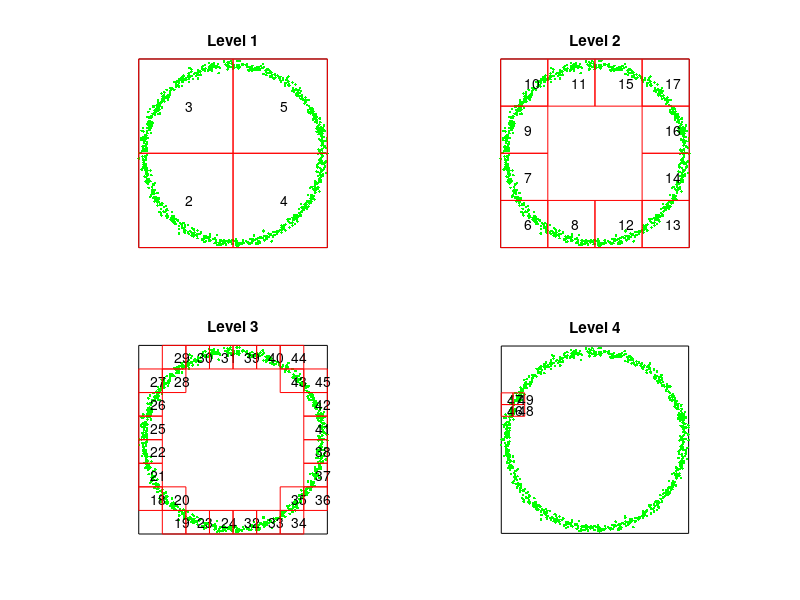

This chart was generated by the following MATLAB code:
function main_fmm_timing

clear
rng('default')
rng(0)

%%%%%%%%%%%%%%% Set the geometry.
flag_geo = 2;  % Set this parameter to 1, 2, or 3 to choose a geometry.
if (flag_geo == 1)
  nmax = 50;
  ntot = 3000;
  box_geom_root = [1,0.5,0.5];
  xx = [box_geom_root(2) + box_geom_root(1)*(rand(1,ntot)-0.5);...
        box_geom_root(3) + box_geom_root(1)*(rand(1,ntot)-0.5)];
elseif (flag_geo == 2)
  nmax = 50;
  ntot = 900;
  tt = 2*pi*rand(1,ntot);
  rr = 1 + 0.025*randn(1,ntot);
  xx = [rr.*cos(tt);...
        rr.*sin(tt)];
  x1min = min(xx(1,:));
  x1max = max(xx(1,:));
  x2min = min(xx(2,:));
  x2max = max(xx(2,:));
  len   = (1 + 1e-10)*max(x1max - x1min,x2max - x2min);
  box_geom_root = [len,0.5*(x1min+x1max),0.5*(x2min+x2max)];
elseif (flag_geo == 3)
  nside     = 80;
  nmax      = 50;
  ntot      = nside*nside;
  h         = 1/nside;
  [xx1,xx2] = meshgrid(linspace(0.5*h, 1 - 0.5*h, nside));
  xx        = [reshape(xx1,1,ntot);...
               reshape(xx2,1,ntot)];
  box_geom_root = [1,0.5,0.5];
end

%%%%%%%%%%%%%%%% Set various parameters
flag_precomp = 0;    % Determines whether to precompute the operators.
                     % (This applies _only_ to operators that depend on xx.)
flag_mode    = '11'; % This parameter specifies the type of the 
                     % charges and the sources.
                     %   flag_mode = '00'   monopoles given, potentials sought
                     %   flag_mode = '01'   monopoles given, fields sought
                     %   flag_mode = '10'   dipoles given,   potentials sought
                     %   flag_mode = '11'   dipoles given,   fields sought
p_fmm        = 30;   % The order of the multipole expansions used.
params       = ntot; % The total number of points.
fprintf(1,'======= FMM test code ==============\n')
fprintf(1,'ntot      = %d\n',ntot)
fprintf(1,'p_fmm     = %d\n',p_fmm)
fprintf(1,'nbox_max  = %d\n',nmax)
fprintf(1,'flag_mode = %s\n',flag_mode)

%%%%%%%%%%%%%%%%%%%%%%%%%%%%%%%%%%%%%%%%%%%%%%%%%%%%%%%%
%%% Perform the actual compression %%%%%%%%%%%%%%%%%%%%%
%%%%%%%%%%%%%%%%%%%%%%%%%%%%%%%%%%%%%%%%%%%%%%%%%%%%%%%%
tic
[NODES,T_OPS,indvec] = ...
     LOCAL_FMM01_init(xx,nmax,p_fmm,flag_precomp,flag_mode,params);
t_init = toc;
nlevels = NODES{2,size(NODES,2)};                               
fprintf(1,'t_init    = %0.2e (sec)\n',t_init)
mem1 = whos('NODES');
mem2 = whos('T_OPS');
mem  = mem1.bytes + mem2.bytes;
fprintf(1,'memory    = %0.2e (MB)\n',mem/(2^20))
fprintf(1,'nlevels   = %d\n',nlevels)

%%%%%%%%%%%%%%%%%%%%%%%%%%%%%%%%%%%%%%%%%%%%%%%%%%%%%%%%
%%% Set up and solve a test problem %%%%%%%%%%%%%%%%%%%%
%%%%%%%%%%%%%%%%%%%%%%%%%%%%%%%%%%%%%%%%%%%%%%%%%%%%%%%%
if (flag_mode(2) == '0') % Monopole charges.
  qq = randn(ntot,3);
elseif (flag_mode(2) == '1') % Dipole charges.
  qq = randn(ntot,3) + 1i*randn(ntot,3);
end
tic
uu = LOCAL_FMM01_apply(xx,NODES,T_OPS,indvec,qq,flag_precomp,flag_mode,params);
t_apply = toc;
fprintf(1,'t_apply   = %0.2e    (nrhs = %d)\n',t_apply,size(qq,2))

if (ntot <= 2000)
  A        = LOCAL_A_diag(xx,flag_mode,params);
  uu_exact = A*qq;
  if (flag_mode(1) == '0')
    uu_exact = real(uu_exact);
  end
  fprintf(1,'Error     = %0.7e (relative error, full comparison)\n',norm(uu_exact-uu)/norm(uu_exact))
else
  n_samp = 20;
  [~,ind_samp] = sort(rand(1,ntot));
  ind_samp = ind_samp(1:n_samp);
  uu_exact = LOCAL_applyrows(xx,flag_mode,params,ind_samp,qq);
  fprintf(1,'Error     = %0.7e  (relative error, sampled)\n',norm(uu(ind_samp,:) - uu_exact)/norm(uu_exact))
end

%%%%%%%%%%%%%%%%%%%%%%%%%%%%%%%%%%%%%%%%%%%%%%%%%%%%%%%%
%%% Display data in various ways %%%%%%%%%%%%%%%%%%%%%%%
%%%%%%%%%%%%%%%%%%%%%%%%%%%%%%%%%%%%%%%%%%%%%%%%%%%%%%%%

% Graphically give the locations and numbers of various boxes.
LOCAL_draw_boxes(NODES,xx,box_geom_root);

% Print various lists.
lists_to_be_printed = 3:4;
LOCAL_print_lists(NODES,lists_to_be_printed)

return

%%%%%%%%%%%%%%%%%%%%%%%%%%%%%%%%%%%%%%%%%%%%%%%%%%%%%%%%%%%%%%%%%%%%%%%%%%%

function [NODES,T_OPS,indvec] = LOCAL_FMM01_init(xx_orig,nmax,p_fmm,flag_precomp,flag_mode,params)

%%% Construct a root box.
x1max = max(max(xx_orig(1,:)));
x1min = min(min(xx_orig(1,:)));
x2max = max(max(xx_orig(2,:)));
x2min = min(min(xx_orig(2,:)));
len   = (1 + 1e-10)*max(x1max - x1min, x2max - x2min);
box_geom_root    = zeros(1,3);
box_geom_root(1) = len;
box_geom_root(2) = 0.5*(x1min + x1max);
box_geom_root(3) = 0.5*(x2min + x2max);

%%%%%%%%%%%%%%%%%%%%%%%%%%%%%%%%%%%%%%%%%%%%%%%
% STEP 1: Set up a tree structure.
%%%%%%%%%%%%%%%%%%%%%%%%%%%%%%%%%%%%%%%%%%%%%%%
[NODES,nlevels,indvec] = LOCAL_get_tree(xx_orig,box_geom_root,nmax);
nboxes                 = size(NODES,2);
xx                     = xx_orig(:,indvec);

%%%%%%%%%%%%%%%%%%%%%%%%%%%%%%%%%%%%%%%%%%%%%%%%%%%%%%%%
% Step 2: Create the interaction lists.
%%%%%%%%%%%%%%%%%%%%%%%%%%%%%%%%%%%%%%%%%%%%%%%%%%%%%%%%

% Construct a list "leaf_list" of all childless boxes.
leaf_list  = zeros(1,nboxes);
ileaf      = 0;
for ibox = 1:nboxes
  if (length(NODES{04,ibox}) == 0)
    ileaf = ileaf+1;
    leaf_list(ileaf) = ibox;
  end
end
nleaf = ileaf;
leaf_list = leaf_list(1:nleaf);

% Initialize all lists.
for ibox = 1:nboxes
  for ilist = 10:2:18
    NODES{ilist,ibox} = [];
  end
end

% Create lists 2 and 5
for ibox = 2:nboxes
  lside          = NODES{1,ibox}(1);
  x1c            = NODES{1,ibox}(2);
  x2c            = NODES{1,ibox}(3);
  ifath          = NODES{3,ibox};
  fath_coll_list = [NODES{18,ifath},ifath];
  for ifathcoll = fath_coll_list
    for jbox = NODES{04,ifathcoll}
      if ~(ibox == jbox)
        y1c  = NODES{1,jbox}(2);
        y2c  = NODES{1,jbox}(3);
        dist = sqrt((y1c-x1c)*(y1c-x1c) + (y2c-x2c)*(y2c-x2c));
        if (dist < (1.9*lside))
          % jbox is a colleague of ibox
          NODES{18,ibox} = [NODES{18,ibox},jbox];
        else
          NODES{12,ibox} = [NODES{12,ibox},jbox];
        end
      end
    end
  end
end

% Create lists 1 and 3
for ibox = 2:nboxes
  ibox_geom = NODES{1,ibox};
  list1   = [];
  list3   = [];
  if (length(NODES{04,ibox}) == 0)
    for jbox = NODES{18,ibox}
      [list1_fromjbox,list3_fromjbox] = LOCAL_get_list1_and_list3(NODES,ibox_geom,jbox,xx);
      list1 = [list1,list1_fromjbox];
      list3 = [list3,list3_fromjbox];
    end
  end
  NODES{10,ibox} = list1;
  NODES{14,ibox} = list3;
end

% At this point, NODES{10,ibox} lists only touching boxes at the same
% or finer levels as ibox. We next add the missing boxes.
for ibox = 2:nboxes
  for jbox = NODES{10,ibox}
    lside_ibox = NODES{1,ibox}(1);
    lside_jbox = NODES{1,jbox}(1);
    if ((lside_ibox / lside_jbox) > 1.0001)
      NODES{10,jbox} = [NODES{10,jbox},ibox];
    end
  end
end

% Create list 4.
% It is the dual of list 3.
for ibox = 2:nboxes
  for jbox = NODES{14,ibox}
    NODES{16,jbox} = [NODES{16,jbox},ibox];
  end
end

%%%%%%%%%%%%%%%%%%%%%%%%%%%%%%%%%%%%%%%%%%%%%%%%%%%%%%%%%%%%%%%
% Step 3: Construct the translation operators
%%%%%%%%%%%%%%%%%%%%%%%%%%%%%%%%%%%%%%%%%%%%%%%%%%%%%%%%%%%%%%%

T_OPS = LOCAL_construct_translationops(box_geom_root,nlevels,p_fmm);

%%%%%%%%%%%%%%%%%%%%%%%%%%%%%%%%%%%%%%%%%%%%%%%%%%%%%%%%%%%%%%%
% Step 4: Construct the "FMM data" (if requested)
%%%%%%%%%%%%%%%%%%%%%%%%%%%%%%%%%%%%%%%%%%%%%%%%%%%%%%%%%%%%%%%

if (flag_precomp == 1)
    
  % Construct all matrices required for leaf interactions:
  %    - The self-interaction matrix.
  %    - T_ofs
  %    - T_tfi
  for ibox = 1:nboxes
    if (length(NODES{04,ibox}) == 0)
      ind            = NODES{06,ibox} - 1 + (1:NODES{07,ibox});
      box_geom       = NODES{1,ibox};
      xx_loc         = xx(:,ind);
      NODES{40,ibox} = LOCAL_A_diag(xx(:,ind),flag_mode,params);
      NODES{46,ibox} = LOCAL_T_ofs(box_geom,p_fmm,xx_loc,flag_mode);
      NODES{47,ibox} = LOCAL_T_tfi(xx_loc,box_geom,p_fmm,flag_mode);
    end
  end

  % Create the matrices for list 1.
  for ibox = 1:nboxes
    if (length(NODES{10,ibox}) > 0)
      J_trg = NODES{06,ibox} - 1 + (1:NODES{07,ibox});
      for j = 1:length(NODES{10,ibox})
        jbox              = NODES{10,ibox}(j);
        J_src             = NODES{06,jbox} - 1 + (1:NODES{07,jbox});
        NODES{41,ibox}{j} = LOCAL_A_offd(xx(:,J_trg),xx(:,J_src),flag_mode,params);
      end
    end
  end
  
  % Create the matrices for list 3.
  for ibox = 1:nboxes
    if (length(NODES{14,ibox}) > 0)
      J_trg  = NODES{06,ibox} - 1 + (1:NODES{07,ibox});
      xx_trg = xx(:,J_trg);
      for j = 1:length(NODES{14,ibox})
        jbox              = NODES{14,ibox}(j);
        box_geom_src      = NODES{1,jbox};
        NODES{43,ibox}{j} = LOCAL_T_tfo(xx_trg,box_geom_src,p_fmm,flag_mode);
      end
    end
  end

  % Create the matrices for list 4.
  for ibox = 1:nboxes
    if (length(NODES{16,ibox}) > 0)
      box_geom_trg = NODES{1,ibox};
      for j = 1:length(NODES{16,ibox})
        jbox   = NODES{16,ibox}(j);
        J_src  = NODES{06,jbox} - 1 + (1:NODES{07,jbox});
        xx_src = xx(:,J_src);
        NODES{44,ibox}{j} = LOCAL_T_ifs(box_geom_trg,p_fmm,xx_src,flag_mode);
      end
    end
  end

end

return

%%%%%%%%%%%%%%%%%%%%%%%%%%%%%%%%%%%%%%%%%%%%%%%%%%%%%%%%
% Auxiliary functions
%%%%%%%%%%%%%%%%%%%%%%%%%%%%%%%%%%%%%%%%%%%%%%%%%%%%%%%%

function [list1,list3] = LOCAL_get_list1_and_list3(NODES,ibox_geom,jbox,xx)

lside_i = ibox_geom(1);
lside_j = NODES{1,jbox}(1);

lsep    = max(abs(NODES{1,jbox}(2)-ibox_geom(2)),abs(NODES{1,jbox}(3)-ibox_geom(3)));
          
is_touching  = (lsep < 0.50001*(lside_i + lside_j));
has_children = (length(NODES{04,jbox})>0);

if ~is_touching
  list1 = [];
  list3 = [jbox];
else
  if ~has_children
    list1 = [jbox];
    list3 = [];
  else
    list1 = [];
    list3 = [];
    for kbox = NODES{04,jbox}
      [list1_fromk,list3_fromk] = LOCAL_get_list1_and_list3(NODES,ibox_geom,kbox,xx);
      list1 = [list1,list1_fromk];
      list3 = [list3,list3_fromk];
    end
  end
end

return

%%%%%%%%%%%%%%%%%%%%%%%%%%%%%%%%%%%%%%%%%%%%%%%%%%%%%%%%%%%%%%%%%%%%%%%%%%%%%%%

function [NODES,nlevels,indvec] = LOCAL_get_tree(xx,box_geom,nmax)

ntot = size(xx,2);
len  = box_geom(1);
x1c  = box_geom(2);
x2c  = box_geom(3);


% BOXES is a temporary work array for setting up the tree-structure
BOXES       = zeros(18,100);
lenBOXES    = 100;
BOXES( 1,1) = NaN;
BOXES( 2,1) = 0;
BOXES( 3,1) = NaN;
BOXES( 6,1) = 1;
BOXES( 7,1) = ntot;
BOXES(10,1) = NaN;
BOXES(11,1) = x1c - 0.5*len;
BOXES(12,1) = x1c + 0.5*len;
BOXES(13,1) = x2c - 0.5*len;
BOXES(14,1) = x2c + 0.5*len;
BOXES(15,1) = -1;
BOXES(16,1) = -1;
BOXES(17,1) = -1;
BOXES(18,1) = -1;

indvec = 1:ntot;

% Create the tree structure by quartering any
% box that holds more than nmax nodes.
%
% We create the boxes one level at a time.
% The following loop is over LEVELS.
ibox_last  = 0;
ibox_new   = 1;
ilevel     = 0;
while (ibox_new > ibox_last)

  ibox_first = ibox_last+1;
  ibox_last  = ibox_new;
  ilevel     = ilevel+1;
  
  % Loop over all boxes on the level that was last created.
  % All newly created boxes are temporarily stored in the array TMPBOXES.
  for ibox = ibox_first:ibox_last
    
    % If ibox holds more than nmax nodes, it will be partitioned.
    if (BOXES(07,ibox) > nmax) 

      qfirst = BOXES(06,ibox);
      x1min  = BOXES(11,ibox);
      x1max  = BOXES(12,ibox);
      x2min  = BOXES(13,ibox);
      x2max  = BOXES(14,ibox);
      x1half = (x1min + x1max)/2;
      x2half = (x2min + x2max)/2;
      J      = qfirst - 1 + (1:BOXES(07,ibox));
      indloc = indvec(J);
      J_sw   = find( (xx(1,indloc) <= x1half) .* (xx(2,indloc) <= x2half) );
      J_nw   = find( (xx(1,indloc) <= x1half) .* (xx(2,indloc) >  x2half) );
      J_se   = find( (xx(1,indloc) >  x1half) .* (xx(2,indloc) <= x2half) );
      J_ne   = find( (xx(1,indloc) >  x1half) .* (xx(2,indloc) >  x2half) );
           
      indvec(J) = [indloc(J_sw),indloc(J_nw),indloc(J_se),indloc(J_ne)];
      
      npart_added = 0;
      % If there is not enough space to save the 4 children in
      % the array BOXES, then double the size of BOXES.
      if ((ibox_new + 4) > lenBOXES)
        BOXES  = [BOXES,zeros(size(BOXES,1),4+size(BOXES,2))];
        lenBOXES = size(BOXES,2);
      end
      if ~isempty(J_sw)
        ibox_new = ibox_new + 1;
        n_sw = length(J_sw);
        BOXES(:,ibox_new) = [NaN,ilevel,ibox,NaN,NaN,qfirst+npart_added,...
                             n_sw,NaN,NaN,NaN,x1min,x1half,x2min,x2half,...
                             -1,-1,-1,-1]';
        BOXES(15,ibox) = ibox_new;
        npart_added = npart_added + n_sw;
      end
      if ~isempty(J_nw)
        ibox_new = ibox_new + 1;
        n_nw = length(J_nw);
        BOXES(:,ibox_new) = [NaN,ilevel,ibox,NaN,NaN,qfirst+npart_added,...
                             n_nw,NaN,NaN,NaN,x1min,x1half,x2half,x2max,...
                             -1,-1,-1,-1]';
        BOXES(16,ibox) = ibox_new;
        npart_added = npart_added + n_nw;
      end
      if ~isempty(J_se)
        ibox_new = ibox_new + 1;
        n_se = length(J_se);
        BOXES(:,ibox_new) = [NaN,ilevel,ibox,NaN,NaN,qfirst+npart_added,...
                             n_se,NaN,NaN,NaN,x1half,x1max,x2min,x2half,...
                             -1,-1,-1,-1]';

        BOXES(17,ibox) = ibox_new;
        npart_added = npart_added + n_se;
      end
      if ~isempty(J_ne)
        ibox_new = ibox_new + 1;
        n_ne = length(J_ne);
        BOXES(:,ibox_new) = [NaN,ilevel,ibox,NaN,NaN,qfirst+npart_added,...
                             n_ne,NaN,NaN,NaN,x1half,x1max,x2half,x2max,...
                             -1,-1,-1,-1]';
        BOXES(18,ibox) = ibox_new;
        npart_added = npart_added + n_ne;
      end
    
    end
    
  end
  
end

nlevels = ilevel - 1;

% Let nboxes denote the number of boxes created,
% create the object NODES which will hold all
% relevant information, and transfer the 
% information in BOXES to NODES.
% We also delete the object BOXES.
nboxes  = ibox_new;
NODES = cell(45,nboxes);
for ibox = 1:nboxes
  NODES{01,ibox} = [     BOXES(12,ibox)-BOXES(11,ibox),...
                    0.5*(BOXES(11,ibox)+BOXES(12,ibox)),...
                    0.5*(BOXES(13,ibox)+BOXES(14,ibox))];
  NODES{02,ibox} = BOXES(02,ibox);
  NODES{03,ibox} = BOXES(03,ibox);
  NODES{04,ibox} = [];
  for j = 15:18
    if (BOXES(j,ibox) > 0)
      NODES{04,ibox} = [NODES{04,ibox},BOXES(j,ibox)];
    end
  end
  NODES{06,ibox} = BOXES(06,ibox);
  NODES{07,ibox} = BOXES(07,ibox);
end


return

%%%%%%%%%%%%%%%%%%%%%%%%%%%%%%%%%%%%%%%%%%%%%%%%%%%%%%%%%%%%%%%%%%%%%%%%%%%%%%%%%%%%%%%%%%%%%%%%%%%%%%%%

function T_OPS = LOCAL_construct_translationops(box_geom_root,nlevels,p_fmm)

T_OPS = cell(3,nlevels);

for ilevel = 1:nlevels
    
  a_loc = box_geom_root(1)/(2^ilevel);
  
  % Construct the out-from-out and in-from-in operators
  T_OPS{1,ilevel}    = cell(1,4);
  T_OPS{3,ilevel}    = cell(1,4);
  box_geom_dad       = [    a_loc,           0,           0];
  box_geom_son1      = [0.5*a_loc, -0.25*a_loc, -0.25*a_loc];
  box_geom_son2      = [0.5*a_loc, -0.25*a_loc,  0.25*a_loc];
  box_geom_son3      = [0.5*a_loc,  0.25*a_loc, -0.25*a_loc];
  box_geom_son4      = [0.5*a_loc,  0.25*a_loc,  0.25*a_loc];
  T_OPS{1,ilevel}{1} = LOCAL_T_ofo(box_geom_dad,box_geom_son1,p_fmm);
  T_OPS{1,ilevel}{2} = LOCAL_T_ofo(box_geom_dad,box_geom_son2,p_fmm);
  T_OPS{1,ilevel}{3} = LOCAL_T_ofo(box_geom_dad,box_geom_son3,p_fmm);
  T_OPS{1,ilevel}{4} = LOCAL_T_ofo(box_geom_dad,box_geom_son4,p_fmm);
  T_OPS{3,ilevel}{1} = LOCAL_T_ifi(box_geom_son1,box_geom_dad,p_fmm);
  T_OPS{3,ilevel}{2} = LOCAL_T_ifi(box_geom_son2,box_geom_dad,p_fmm);
  T_OPS{3,ilevel}{3} = LOCAL_T_ifi(box_geom_son3,box_geom_dad,p_fmm);
  T_OPS{3,ilevel}{4} = LOCAL_T_ifi(box_geom_son4,box_geom_dad,p_fmm);

  % Construct the translation operators (the ones associated with "list 2")
  T_OPS{2,ilevel} = cell(1,49);
  box_geom_trg    = a_loc*[1,0,0];
  for i1 = (-3):3
    for i2 = (-3):3
      if (max(abs(i1),abs(i2)) >= 2)
        box_geom_src          = a_loc*[1,i1,i2];
        i_nr                  = (i1+3)*7 + i2 + 4; 
        T_OPS{2,ilevel}{i_nr} = LOCAL_T_ifo(box_geom_trg,box_geom_src,p_fmm);
      end
    end
  end

end

return

%%%%%%%%%%%%%%%%%%%%%%%%%%%%%%%%%%%%%%%%%%%%%%%%%%%%%%%%%%%%%%%%%%%%%%%%%%%%%%%%%%%%%%%%%%%%%%%%%%%

function T = LOCAL_T_ofs(box_geom_src,p_fmm,xxsrc,flag_mode)

if (nargin == 3)
  flag_mode = '00';
end

nsrc = size(xxsrc,2);
dd   = ones(p_fmm,1)*((xxsrc(1,:)-box_geom_src(2)) + 1i*(xxsrc(2,:) - box_geom_src(3)));
PP   = ((1:p_fmm)')*ones(1,nsrc);

if (flag_mode(2) == '0')      % The sources are monopoles.

  T = [ ones(1,nsrc); -(1./PP).*(dd.^PP)];
  
elseif (flag_mode(2) == '1')  % The sources are dipoles.
   
  T = [ zeros(1,nsrc); dd.^(PP-1)];
  
else
    
  fprintf(1,'Error in LOCAL_T_ofs: This mode not implemented.\n')
  keyboard
  
end

return

%%%%%%%%%%%%%%%%%%%%%%%%%%%%%%%%%%%%%%%%%%%%%%%%%%%%%%%%%%%%%%%%%%%%%%%%%%%%%%%%%%%%%%%%%%%%%%%%%%%

function T = LOCAL_T_tfi(xxtrg,box_geom,p_fmm,flag_mode)

if (nargin == 3)
  flag_mode = '00';
end

ntrg = size(xxtrg,2);

if (flag_mode(1) == '0')

  dd = ((xxtrg(1,:)-box_geom(2)) + 1i*(xxtrg(2,:) - box_geom(3))).' * ones(1,p_fmm);
  PP = ones(ntrg,1)*(1:p_fmm);
  T  = [ones(ntrg,1),dd.^PP];

elseif (flag_mode(1) == '1')
    
  dd = ((xxtrg(1,:)-box_geom(2)) + 1i*(xxtrg(2,:) - box_geom(3))).' * ones(1,p_fmm-1);
  PP = ones(ntrg,1)*(1:(p_fmm-1));
  T  = [zeros(ntrg,1),ones(ntrg,1),(dd.^PP).*(ones(ntrg,1)*(2:p_fmm))];
    
else
    
  fprintf(1,'Error in LOCAL_T_ofs: This mode not implemented.\n')
  keyboard
  
end

return

%%%%%%%%%%%%%%%%%%%%%%%%%%%%%%%%%%%%%%%%%%%%%%%%%%%%%%%%%%%%%%%%%%%%%%%%%%%%%%%%%%%%%%%%%%%%%%%%%%%

function T = LOCAL_T_tfo(xxtrg,box_geom,p_fmm,flag_mode)

if (nargin == 3)
  flag_mode = '00';
end

ntrg = size(xxtrg,2);
PP   = ones(ntrg,1)*(1:p_fmm);
dd   = ((xxtrg(1,:)-box_geom(2)) + 1i*(xxtrg(2,:)-box_geom(3))).';

if (flag_mode(1) == '0')

  T  = [log(dd), 1./((dd*ones(1,p_fmm)).^PP)];
  
elseif (flag_mode(1) == '1')
    
  T  = [1./dd, -PP./((dd*ones(1,p_fmm)).^(PP+1))];
    
else
    
  fprintf(1,'Error in LOCAL_T_ofs: This mode not implemented.\n')
  keyboard
  
end

return
%%%%%%%%%%%%%%%%%%%%%%%%%%%%%%%%%%%%%%%%%%%%%%%%%%%%%%%%%%%%%%%%%%%%%%%%%%%%%%%%%%%%%%%%%%%%%%%%%%%

function T = LOCAL_T_ifs(box_geom_trg,p_fmm,xxsrc,flag_mode)

if (nargin == 3)
  flag_mode = '00';
end

nsrc = size(xxsrc,2);

if (flag_mode(2) == '0')

  T = zeros(p_fmm+1,nsrc);
  dd            = (xxsrc(1,:) - box_geom_trg(2)) + 1i*(xxsrc(2,:)-box_geom_trg(3));
  PP               = ((1:p_fmm)')*ones(1,nsrc);
  T = [log(-dd); -1./(PP.*((ones(p_fmm,1)*dd).^PP))];
  
elseif (flag_mode(2) == '1')
    
  dd = ones(p_fmm+1,1) * ((xxsrc(1,:) - box_geom_trg(2)) + 1i*(xxsrc(2,:)-box_geom_trg(3)));
  PP = ((0:p_fmm)')*ones(1,nsrc);
  T  = -1./(dd.^(PP+1));
  
else
    
  fprintf(1,'Error in LOCAL_T_ofs: This mode not implemented.\n')
  keyboard

end

return

%%%%%%%%%%%%%%%%%%%%%%%%%%%%%%%%%%%%%%%%%%%%%%%%%%%%%%%%%%%%%%%%%%%%%%%%%%%%%%%%%%%%%%%%%%%%%%%%%%%

function T = LOCAL_T_ofo(box_geom_dad,box_geom_son,p_fmm)

cdad1  = box_geom_dad(2);
cdad2  = box_geom_dad(3);

cson1  = box_geom_son(2);
cson2  = box_geom_son(3);

dd     = (cson1-cdad1) + 1i*(cson2-cdad2);

[jj,ii] = meshgrid(0:(p_fmm-1));
X       = tril(dd.^max(ii-jj,0));
Y       = LOCAL_binomial(ii,min(ii,jj));
i_vec   = (1:p_fmm)';
t_vec   = -(1./i_vec).*(dd.^i_vec);
T       = [1,     zeros(1,p_fmm);...
           t_vec, X.*Y];

return

%%%%%%%%%%%%%%%%%%%%%%%%%%%%%%%%%%%%%%%%%%%%%%%%%%%%%%%%%%%%%%%%%%%%%%%%%%%%%%%%%%%%%%%%%%%%%%%%%%%

function T = LOCAL_T_ifi(box_geom_son,box_geom_dad,p_fmm)

cdad1  = box_geom_dad(2);
cdad2  = box_geom_dad(3);

cson1  = box_geom_son(2);
cson2  = box_geom_son(3);

dd      = (cson1-cdad1) + 1i*(cson2-cdad2);
[jj,ii] = meshgrid(0:p_fmm);
X       = triu(dd.^max(jj-ii,0));
Y       = LOCAL_binomial(jj,min(ii,jj));
T       = X.*Y;

return

%%%%%%%%%%%%%%%%%%%%%%%%%%%%%%%%%%%%%%%%%%%%%%%%%%%%%%%%%%%%%%%%%%%%%%%%%%%%%%%%%%%%%%%%%%%%%%%%%%%

function T = LOCAL_T_ifo(box_geom_trg,box_geom_src,p_fmm)

ct1  = box_geom_trg(2);
ct2  = box_geom_trg(3);

cs1  = box_geom_src(2);
cs2  = box_geom_src(3);

T    = ones(p_fmm+1,p_fmm+1);
dd   = (cs1-ct1) + 1i*(cs2-ct2);

% Construct the 1-1-element.
T(1,1) = log(-dd);

% Construct the top row;
jj = 1:p_fmm;
T(1,2:(p_fmm+1)) = ((-1).^jj)./((dd*ones(1,p_fmm)).^jj);

% Construct the left-most diagonal. 
ii = (1:p_fmm)';
T(2:(p_fmm+1),1) = -1./(ii.*((dd*ones(p_fmm,1)).^ii));

% Construct the "bulk" of the matrix
[JJ,II] = meshgrid(1:p_fmm);
T(2:(p_fmm+1),2:(p_fmm+1)) = ((-1).^JJ) .* LOCAL_binomial(II+JJ-1,JJ-1) .* (1./((dd*ones(p_fmm,p_fmm)).^(II+JJ)));

return

%%%%%%%%%%%%%%%%%%%%%%%%%%%%%%%%%%%%%%%%%%%%%%%%%%%%%%%%%%%%%%%%%%%%%%%%%%%%%%%%%%%%%%%%%%%%%%%%%%%

function c = LOCAL_binomial(n, k)

nk = [n(:); k(:)];
c = exp(gammaln(n+1) - gammaln(k+1) - gammaln(n-k+1));  % binomial coefficient
i = n == floor(n + .5) & k == floor(k + .5);
c(i) = floor(c(i) + .5);                                % number of combinations

return

%%%%%%%%%%%%%%%%%%%%%%%%%%%%%%%%%%%%%%%%%%%%%%%%%%%%%%%%%%%%%%%%%%%%%%%%%%%%%%%%%%%%%%%%%%%%%%%%%%%

%%%%%%%%%%%%%%%%%%%%%%%%%%%%%%%%%%%%%%%%%%%%%%%%%%%%%%%%%%%%%%%%%%%%%%%%%%%%%%%%%%%%%%%%%%%%%%%%%%%%%%%%

function A = LOCAL_A_offd(xxtrg,xxsrc,flag_mode,params)

ntrg   = size(xxtrg,2);
nsrc   = size(xxsrc,2);
zztrg  = xxtrg(1,:) + 1i*xxtrg(2,:);
zzsrc  = xxsrc(1,:) + 1i*xxsrc(2,:);
dd     = zztrg.' * ones(1,nsrc) - ones(ntrg,1)*zzsrc;

if (flag_mode == '00')

  ddsq = dd.*conj(dd);
  A    = 0.5*log(ddsq);
  
elseif (flag_mode == '01')
    
  A    = 1./dd;

elseif (flag_mode == '10')
    
  A    = 1./dd;

elseif (flag_mode == '11')
    
  A    = -1./(dd.*dd);

else
    
  fprintf(1,'ERROR in LOCAL_A_offd: This choice of "flag_mode" is not implemented.\n')
  keyboard
  
end

return

%%%%%%%%%%%%%%%%%%%%%%%%%%%%%%%%%%%%%%%%%%%%%%%%%%%%%%%%%%%%%%%%%%%%%%%%%%%%%

function A = LOCAL_A_diag(xx,flag_mode,params)

nloc = size(xx,2);
xxs  = ones(nloc,1)*(xx(1,:) + 1i * xx(2,:));
xxt  = (xx(1,:) + 1i * xx(2,:)).' * ones(1,nloc);
dd   = xxt - xxs + eye(nloc);

if (flag_mode == '00')

  ddsq = dd.*conj(dd);
  A    = 0.5*log(ddsq);
  for j = 1:nloc
    A(j,j) = 0;
  end

elseif (flag_mode == '01')
    
  A = 1./dd;
  for j = 1:nloc
    A(j,j) = 0;
  end
  
elseif (flag_mode == '10')
    
  A = 1./dd;
  for j = 1:nloc
    A(j,j) = 0;
  end
  
elseif (flag_mode == '11')
    
  A = -1./(dd.*dd);
  for j = 1:nloc
    A(j,j) = 0;
  end
  
else
    
  fprintf(1,'Error in LOCAL_A_diag - option not implemented.\n')
  keyboard
  
end

return

%%%%%%%%%%%%%%%%%%%%%%%%%%%%%%%%%%%%%%%%%%%%%%%%%%%%%%%%%%%%%%%%%%%%%%%%%%%

function uu_orig = LOCAL_FMM01_apply(xx_orig,NODES,T_OPS,indvec,qq_orig,flag_precomp,flag_mode,params)

p_fmm = size(T_OPS{2,1}{1},1)-1;

xx = xx_orig(:,indvec);
qq = qq_orig(indvec,:);

nboxes = size(NODES,2);
ntot   = size(qq,1);
nrhs   = size(qq,2);
uu     = zeros(ntot,nrhs);
t_vec  = zeros(1,9);

% Initialize the temporary fields.
FIELDS = cell(4,nboxes);
for ibox = 1:nboxes
  FIELDS{2,ibox} = zeros(p_fmm+1,nrhs);
  FIELDS{4,ibox} = zeros(p_fmm+1,nrhs);
end

% Apply all T_ofs
t1 = toc;
for ibox = 1:nboxes
  if (length(NODES{04,ibox}) == 0)
    ind      = NODES{06,ibox} - 1 + (1:NODES{07,ibox});
    if (flag_precomp == 0)
      box_geom = NODES{1,ibox};
      xx_src   = xx(:,ind);
      T_ofs    = LOCAL_T_ofs(box_geom,p_fmm,xx_src,flag_mode);
      FIELDS{2,ibox} = T_ofs*qq(ind,:);
    else
      FIELDS{2,ibox} = NODES{46,ibox}*qq(ind,:);
    end
  end
end
t_vec(1) = toc-t1;

% Upwards pass.
t1 = toc;
for ibox = nboxes:(-1):2
  if (length(NODES{04,ibox}) > 0)
    for ison = NODES{04,ibox}
      ilevel         = NODES{02,ibox};
      i_location     = LOCAL_which_son(NODES,ibox,ison); % i_location codifies the relative locations of ibox and ison.
      FIELDS{2,ibox} = FIELDS{2,ibox} + T_OPS{1,ilevel}{i_location}*FIELDS{2,ison};
    end
  end
end
t_vec(2) = toc-t1;

% Process contributions from list 1.
% (Leaves that are touching - direct evaluation.)
t1 = toc;
for ibox = 1:nboxes
  if (length(NODES{10,ibox}) > 0)
    J_trg = NODES{06,ibox} - 1 + (1:NODES{07,ibox});
    for j = 1:length(NODES{10,ibox})
      jbox  = NODES{10,ibox}(j);
      J_src = NODES{06,jbox} - 1 + (1:NODES{07,jbox});
      if (flag_precomp == 0)
        B           = LOCAL_A_offd(xx(:,J_trg),xx(:,J_src),flag_mode,params);
        uu(J_trg,:) = uu(J_trg,:) + B*qq(J_src,:);
      else
        uu(J_trg,:) = uu(J_trg,:) + NODES{41,ibox}{j}*qq(J_src,:);
      end
    end
  end
end
t_vec(3) = toc - t1;

% Process contributions from list 2 --- the "interaction lists"
t1 = toc;
for ibox = 1:nboxes
  if (length(NODES{12,ibox}) > 0)
    ilevel       = NODES{2,ibox};
    for j = 1:length(NODES{12,ibox})
      jbox   = NODES{12,ibox}(j);
      i1     = round((NODES{1,jbox}(2) - NODES{1,ibox}(2))/NODES{1,ibox}(1));
      i2     = round((NODES{1,jbox}(3) - NODES{1,ibox}(3))/NODES{1,ibox}(1));
      i_nr   = (i1+3)*7 + i2 + 4; % i_nr codifies the relative locations of ibox and jbox.
      FIELDS{4,ibox} = FIELDS{4,ibox} + T_OPS{2,ilevel}{i_nr}*FIELDS{2,jbox};
    end
  end
end
t_vec(4) = toc - t1;

% Process contributions from list 3.
% For the leaf ibox, list 3 indicates the boxes that broadcast their
% outgoing expansions directly to the potential on ibox.
t1 = toc;
for ibox = 1:nboxes
  if (length(NODES{14,ibox}) > 0)
    J_trg  = NODES{06,ibox} - 1 + (1:NODES{07,ibox});
    for j = 1:length(NODES{14,ibox})
      jbox         = NODES{14,ibox}(j);
      if (flag_precomp == 0)
        xx_trg       = xx(:,J_trg);
        box_geom_src = NODES{1,jbox};
        T_tfo        = LOCAL_T_tfo(xx_trg,box_geom_src,p_fmm,flag_mode);
        uu(J_trg,:)  = uu(J_trg,:) + T_tfo*FIELDS{2,jbox}; 
      else
        uu(J_trg,:)  = uu(J_trg,:) + NODES{43,ibox}{j}*FIELDS{2,jbox}; 
      end
    end
  end
end
t_vec(5) = toc - t1;

% Process contributions from list 4.
% For box ibox, list 4 indicates the boxes jbox whose charges directly
% contribute to the incoming expansion on ibox.
t1 = toc;
for ibox = 1:nboxes
  if (length(NODES{16,ibox}) > 0)
    for j = 1:length(NODES{16,ibox})
      jbox  = NODES{16,ibox}(j);
      J_src = NODES{06,jbox} - 1 + (1:NODES{07,jbox});
      if (flag_precomp == 0)
        box_geom_trg   = NODES{1,ibox};
        xx_src         = xx(:,J_src);
        T_ifs          = LOCAL_T_ifs(box_geom_trg,p_fmm,xx_src,flag_mode);
        FIELDS{4,ibox} = FIELDS{4,ibox} + T_ifs*qq(J_src,:);
      else
        FIELDS{4,ibox} = FIELDS{4,ibox} + NODES{44,ibox}{j}*qq(J_src,:);
      end
    end
  end
end
t_vec(6) = toc - t1;

% Downwards pass - apply all in-to-in operators.
t1 = toc;
for ibox = 2:nboxes
  if (length(NODES{04,ibox}) > 0)
    for ison = NODES{04,ibox}
      ilevel         = NODES{02,ibox};
      i_location     = LOCAL_which_son(NODES,ibox,ison); % i_location codifies the relative locations of ibox and ison.
      FIELDS{4,ison} = FIELDS{4,ison} + T_OPS{3,ilevel}{i_location}*FIELDS{4,ibox};
    end
  end
end
t_vec(7) = toc - t1;

% Expand all incoming expansions on the leaves to potentials.
t1 = toc;
for ibox = 2:nboxes
  if (length(NODES{04,ibox}) == 0)
    ind       = NODES{06,ibox} - 1 + (1:NODES{07,ibox});
    if (flag_precomp == 0)
      xx_trg    = xx(:,ind);
      box_geom  = NODES{01,ibox};
      T_tfi     = LOCAL_T_tfi(xx_trg,box_geom,p_fmm,flag_mode);
      uu(ind,:) = uu(ind,:) + T_tfi*FIELDS{4,ibox};
    else
      uu(ind,:) = uu(ind,:) + NODES{47,ibox}*FIELDS{4,ibox};
    end
  end
end
t_vec(8) = toc - t1;

% Add all self-interactions.
t1 = toc;
for ibox = 1:nboxes
  if (length(NODES{04,ibox}) == 0)
    ind       = NODES{06,ibox} - 1 + (1:NODES{07,ibox});
    if (flag_precomp == 0)
      D         = LOCAL_A_diag(xx(:,ind),flag_mode,params);
      uu(ind,:) = uu(ind,:) + D*qq(ind,:);
    else
      uu(ind,:) = uu(ind,:) + NODES{40,ibox}*qq(ind,:);
    end
  end
end
t_vec(9) = toc - t1;

if (flag_mode(1) == '0')
  uu = real(uu);
end

fprintf(1,'Time for FMM01_apply        = %11.6f    (nr of RHS = %d)\n',sum(t_vec),nrhs)
fprintf(1,'              T_ofs         = %11.6f    (=%5.1f%%)\n',t_vec(1),100*t_vec(1)/sum(t_vec))
fprintf(1,'              T_ofo         = %11.6f    (=%5.1f%%)\n',t_vec(2),100*t_vec(2)/sum(t_vec))
fprintf(1,'              List 1        = %11.6f    (=%5.1f%%)\n',t_vec(3),100*t_vec(3)/sum(t_vec))
fprintf(1,'              List 2        = %11.6f    (=%5.1f%%)\n',t_vec(4),100*t_vec(4)/sum(t_vec))
fprintf(1,'              List 3        = %11.6f    (=%5.1f%%)\n',t_vec(5),100*t_vec(5)/sum(t_vec))
fprintf(1,'              List 4        = %11.6f    (=%5.1f%%)\n',t_vec(6),100*t_vec(6)/sum(t_vec))
fprintf(1,'              T_ifi         = %11.6f    (=%5.1f%%)\n',t_vec(7),100*t_vec(7)/sum(t_vec))
fprintf(1,'              T_tfi         = %11.6f    (=%5.1f%%)\n',t_vec(8),100*t_vec(8)/sum(t_vec))
fprintf(1,'              Leaf self-int = %11.6f    (=%5.1f%%)\n',t_vec(9),100*t_vec(9)/sum(t_vec))

uu_orig = zeros(size(uu));
uu_orig(indvec,:) = uu;

return

%%%%%%%%%%%%%%%%%%%%%%%%%%%%%%%%%%%%%%%%%%%%%%%%%%%%%%%%
%%%%%%%%%%%%%%%%%%%%%%%%%%%%%%%%%%%%%%%%%%%%%%%%%%%%%%%%
% The four sons of a box are labelled using the integer i_location
% as follows
%
%    son 2     son 4
%    son 1     son 3
%
% This function simply retrieves this number.
function i_location = LOCAL_which_son(NODES,ibox,ison)

if (sum(NODES{4,ibox} == ison) <= 0)
  disp('ERROR in "LOCAL_which_son": The given boxes do not form a son/father pair.')
  keyboard
end

xc1_son =  NODES{1,ison}(2);
xc2_son  = NODES{1,ison}(3);
xc1_fath = NODES{1,ibox}(2);
xc2_fath = NODES{1,ibox}(3);

if (xc1_son < xc1_fath)
    if (xc2_son < xc2_fath)
        i_location = 1;
    else
        i_location = 2;
    end
else
    if (xc2_son < xc2_fath)
        i_location = 3;
    else
        i_location = 4;
    end
end

return

%%%%%%%%%%%%%%%%%%%%%%%%%%%%%%%%%%%%%%%%%%%%%%%%%%%%%%%%

function uu = LOCAL_applyrows(xx,flag_mode,params,ind_samp,qq)

if (length(xx)*length(ind_samp) > 4000000)
  disp('in LOCAL_applyrows')
  disp('The problem size seems a bit large ... breaking.')
  keyboard
end

ntot   = length(xx);
indtmp = 1:ntot;
indtmp(ind_samp) = 2*ntot;
indtmp = sort(indtmp);
ind_offd = indtmp(1:(ntot-length(ind_samp)));

A_offd = LOCAL_A_offd(xx(:,ind_samp),xx(:,ind_offd),flag_mode,params);
A_diag = LOCAL_A_diag(xx(:,ind_samp),flag_mode,params);

uu = A_offd*qq(ind_offd,:) + A_diag*qq(ind_samp,:);

if (flag_mode(1) == '0')
  uu = real(uu);
end

return

%%%%%%%%%%%%%%%%%%%%%%%%%%%%%%%%%%%%%%%%%%%%%%%%%%%%%%%%%%%%%%%%%%%%%%%%%%%

function LOCAL_draw_boxes(NODES,xx,box_geom)

len = box_geom(1);

box = [box_geom(2) - 0.5*len,...
       box_geom(2) + 0.5*len,...
       box_geom(3) - 0.5*len,...
       box_geom(3) + 0.5*len];

nlevels = 1;
for ibox = 2:size(NODES,2)
  nlevels = max(NODES{2,ibox},nlevels);
end
for ilevel = 1:4
  subplot(2,2,ilevel)
  hold off
  plot(box([1,2,2,1,1]),box([3,3,4,4,3]),'k')
  hold on
  axis equal
  axis off
  h = plot(xx(1,:),xx(2,:),'g.');
%  set(h,'MarkerSize',20)
  title(sprintf('Level %d',ilevel))
end

flag_warning = 0;

for ibox = 2:size(NODES,2)
  ilevel = NODES{2,ibox};
  if (ilevel <= 4)
    subplot(2,2,ilevel)
    x1min = NODES{1,ibox}(2) - 0.5*NODES{1,ibox}(1);
    x1max = NODES{1,ibox}(2) + 0.5*NODES{1,ibox}(1);
    x2min = NODES{1,ibox}(3) - 0.5*NODES{1,ibox}(1);
    x2max = NODES{1,ibox}(3) + 0.5*NODES{1,ibox}(1);
    plot([x1min,x1max,x1max,x1min,x1min],...
         [x2min,x2min,x2max,x2max,x2min],'r')
    hold on
    text(0.5*(x1min + x1max),...
         0.5*(x2min + x2max),...
         sprintf('%d',ibox))
  else
    flag_warning = 1;
  end
end

for ilevel = 1:min(nlevels,4)
  subplot(2,2,ilevel)
  hold off
end

if (flag_warning == 1)
  fprintf(1,'WARNING in LOCAL_draw_boxes: More than 4 levels!!')
end

return

%%%%%%%%%%%%%%%%%%%%%%%%%%%%%%%%%%%%%%%%%%%%%%%%%%%%%%%%%%%%%%%%%%%%%%%%%%%

function LOCAL_print_lists(NODES,listvec)

nboxes = size(NODES,2);

for ilist = listvec

  fprintf(1,'=== Printing all list %d\n',ilist)
  for ibox = 2:nboxes
    if (length(NODES{10+2*(ilist-1),ibox})>0)
      list_string = [];
      for j = 1:length(NODES{10+2*(ilist-1),ibox})
        list_string = [list_string,sprintf(' %4d',NODES{10+2*(ilist-1),ibox}(j))];
      end
      disp([sprintf(' Box %4d has list-%1d:',ibox,ilist),list_string])
    end
  end
end

return

%%%%%%%%%%%%%%%%%%%%%%%%%%%%%%%%%%%%%%%%%%%%%%%%%%%%%%%%%%%%%%%%%%%%%%%%%%%
